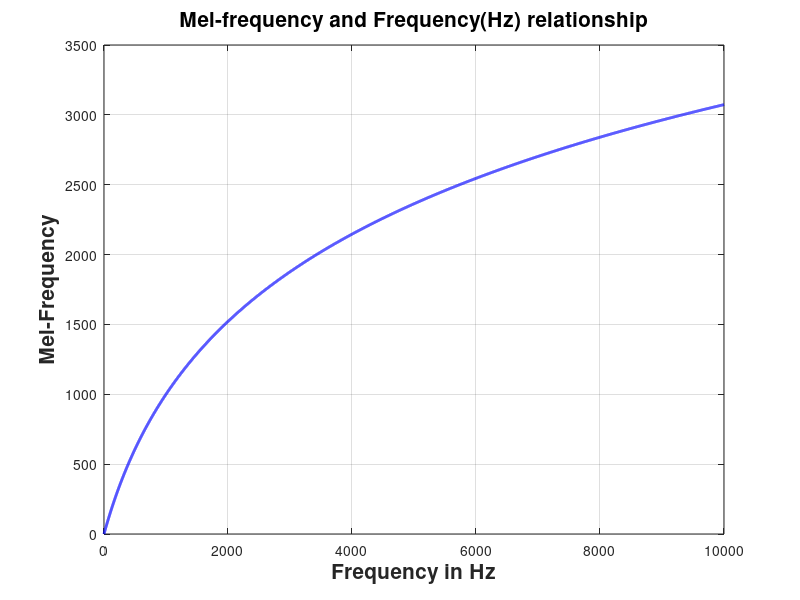

Recreate this plot in MATLAB.
clear;
f = 0:10000;
m = 2595*log10(1+f/700);
plot(f,m,'color','b','linewidth',2);
grid on;
xlabel('Frequency in Hz','FontSize',15,'FontWeight','bold');
ylabel('Mel-Frequency','FontSize',15,'FontWeight','bold');
title('Mel-frequency and Frequency(Hz) relationship','FontSize',15);
